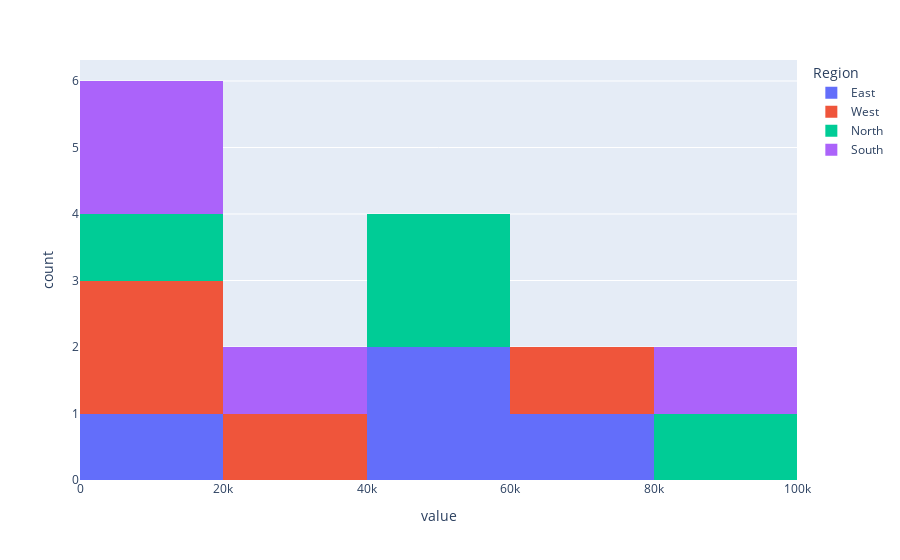

Notebook code cell kept with this figure:
### Code cell
# Histograma
data.plot.hist()

### Figure 1 — Plotly figure (JSON) as saved in the notebook; plotly's stock layout.template omitted (floating-point values rounded to 4 significant figures)
{"data": [{"alignmentgroup": "True", "bingroup": "x", "hovertemplate": "Region=East<br>value=%{x}<br>count=%{y}<extra></extra>", "legendgroup": "East", "marker": {"color": "#636efa", "pattern": {"shape": ""}}, "name": "East", "offsetgroup": "East", "orientation": "v", "showlegend": true, "type": "histogram", "x": [73040.0, 14060.0, 46410.0, 57490.0], "xaxis": "x", "yaxis": "y"}, {"alignmentgroup": "True", "bingroup": "x", "hovertemplate": "Region=West<br>value=%{x}<br>count=%{y}<extra></extra>", "legendgroup": "West", "marker": {"color": "#EF553B", "pattern": {"shape": ""}}, "name": "West", "offsetgroup": "West", "orientation": "v", "showlegend": true, "type": "histogram", "x": [3497.0, 22820.0, 1166.0, 61100.0], "xaxis": "x", "yaxis": "y"}, {"alignmentgroup": "True", "bingroup": "x", "hovertemplate": "Region=North<br>value=%{x}<br>count=%{y}<extra></extra>", "legendgroup": "North", "marker": {"color": "#00cc96", "pattern": {"shape": ""}}, "name": "North", "offsetgroup": "North", "orientation": "v", "showlegend": true, "type": "histogram", "x": [50490.0, 2202.0, 80430.0, 42360.0], "xaxis": "x", "yaxis": "y"}, {"alignmentgroup": "True", "bingroup": "x", "hovertemplate": "Region=South<br>value=%{x}<br>count=%{y}<extra></extra>", "legendgroup": "South", "marker": {"color": "#ab63fa", "pattern": {"shape": ""}}, "name": "South", "offsetgroup": "South", "orientation": "v", "showlegend": true, "type": "histogram", "x": [9775.0, 23870.0, 91770.0, 19090.0], "xaxis": "x", "yaxis": "y"}], "layout": {"barmode": "relative", "legend": {"title": {"text": "Region"}, "tracegroupgap": 0}, "margin": {"t": 60}, "xaxis": {"anchor": "y", "domain": [0, 1], "title": {"text": "value"}}, "yaxis": {"anchor": "x", "domain": [0, 1], "title": {"text": "count"}}}}
